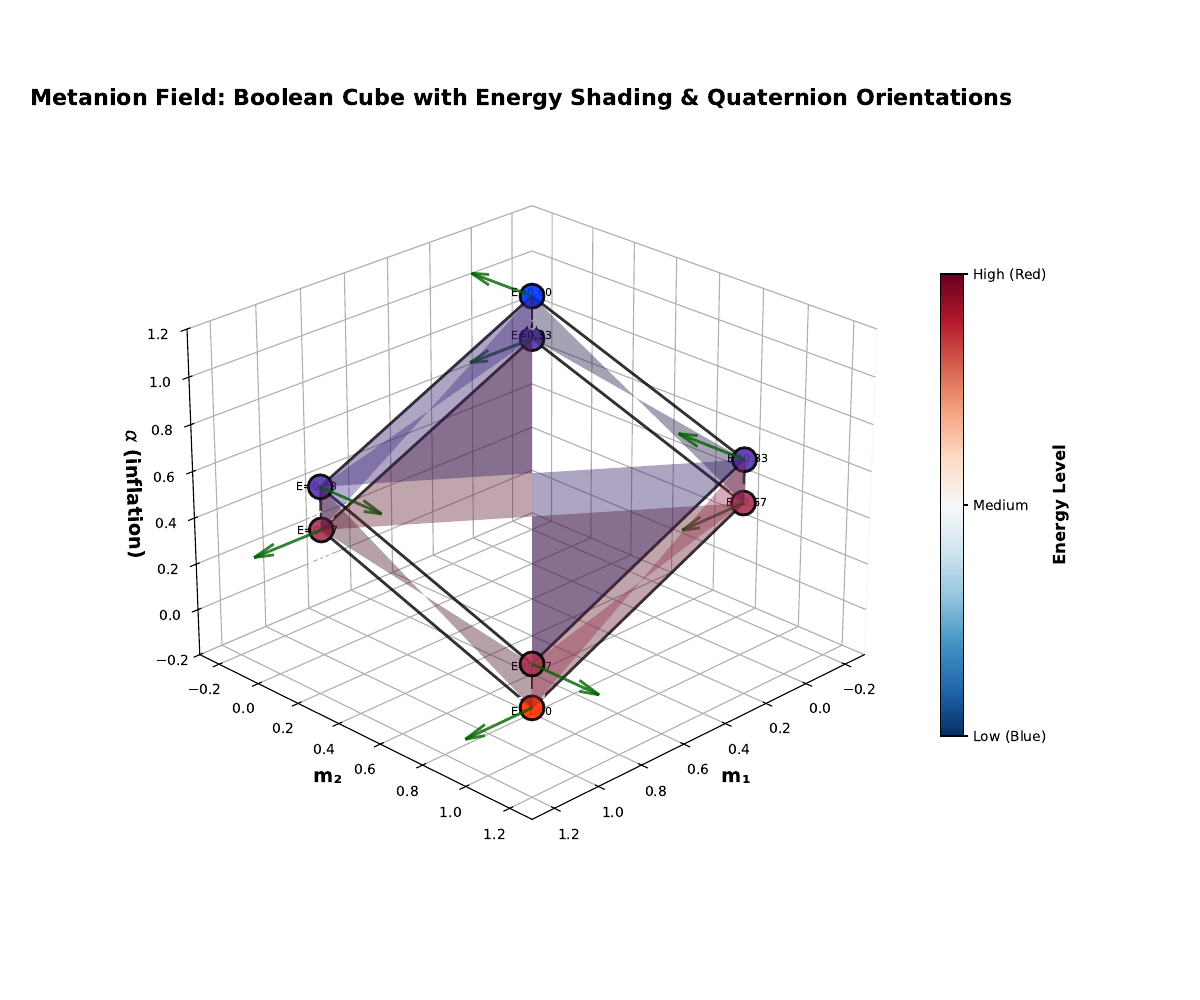

Here is the Python script that generated this plot:
"""Generate a simple Metanion field diagram.

The diagram visualizes the Boolean cube for three transforms with
alpha as vertical axis, color indicating ``heartspace`` potential,
and quaternion orientation as arrows.
"""
from __future__ import annotations

import itertools
from typing import Sequence, Tuple

import numpy as np
import matplotlib.pyplot as plt
import matplotlib.cm as cm

Quaternion = Tuple[float, float, float, float]


def qmul(q1: Quaternion, q2: Quaternion) -> Quaternion:
    """Quaternion multiplication (Hamilton product)."""
    w1, x1, y1, z1 = q1
    w2, x2, y2, z2 = q2
    return (
        w1 * w2 - x1 * x2 - y1 * y2 - z1 * z2,
        w1 * x2 + x1 * w2 + y1 * z2 - z1 * y2,
        w1 * y2 - x1 * z2 + y1 * w2 + z1 * x2,
        w1 * z2 + x1 * y2 - y1 * x2 + z1 * w2,
    )


def qconj(q: Quaternion) -> Quaternion:
    """Quaternion conjugate."""
    w, x, y, z = q
    return (w, -x, -y, -z)


def qnorm(q: Quaternion) -> Quaternion:
    """Normalize a quaternion to unit length."""
    w, x, y, z = q
    mag = (w * w + x * x + y * y + z * z) ** 0.5
    if mag == 0:
        return (1.0, 0.0, 0.0, 0.0)
    return (w / mag, x / mag, y / mag, z / mag)


def quat_to_vec(q: Quaternion) -> np.ndarray:
    """Map quaternion to a 3D vector for visualization.

    This rotates the x-axis (1,0,0) by the unit quaternion ``q``.
    """
    w, x, y, z = q
    return np.array([
        1 - 2 * (y * y + z * z),
        2 * (x * y + w * z),
        2 * (x * z - w * y),
    ])


def field_diagram(weights: Sequence[float], quats: Sequence[Quaternion], *, filename: str | None = None) -> None:
    """Plot the field diagram for three transforms.

    Parameters
    ----------
    weights:
        Length-3 sequence of positive weights ``w_i``.
    quats:
        Length-3 sequence of unit quaternions ``U_i``.
    filename:
        Optional file path to save the figure instead of displaying it.
    """
    if len(weights) != 3 or len(quats) != 3:
        raise ValueError("This diagram is defined for exactly three transforms")

    total_w = sum(weights)
    fig = plt.figure(figsize=(12, 10))
    ax = fig.add_subplot(111, projection="3d")

    # Create energy-based shading (red=high energy, blue=low energy)
    # Calculate energy for each state based on bitmask
    energies = []
    for m in itertools.product([0, 1], repeat=3):
        # Energy increases with number of 1s (more active transforms = higher energy)
        energy = sum(m) / 3.0  # Normalize to [0,1]
        energies.append(energy)

    # Create cube edges first
    edges = [
        # Bottom face (z=0)
        [(0, 0, 0), (1, 0, 0)], [(1, 0, 0), (1, 1, 0)], [
            (1, 1, 0), (0, 1, 0)], [(0, 1, 0), (0, 0, 0)],
        # Top face (z=1)
        [(0, 0, 1), (1, 0, 1)], [(1, 0, 1), (1, 1, 1)], [
            (1, 1, 1), (0, 1, 1)], [(0, 1, 1), (0, 0, 1)],
        # Vertical edges
        [(0, 0, 0), (0, 0, 1)], [(1, 0, 0), (1, 0, 1)], [
            (1, 1, 0), (1, 1, 1)], [(0, 1, 0), (0, 1, 1)]
    ]

    # Draw cube faces with energy-based shading
    faces = [
        # Bottom face (z=0)
        [(0, 0, 0), (1, 0, 0), (1, 1, 0), (0, 1, 0)],
        # Top face (z=1)
        [(0, 0, 1), (1, 0, 1), (1, 1, 1), (0, 1, 1)],
        # Side faces
        [(0, 0, 0), (0, 0, 1), (0, 1, 1), (0, 1, 0)],  # left
        [(1, 0, 0), (1, 0, 1), (1, 1, 1), (1, 1, 0)],  # right
        [(0, 0, 0), (0, 0, 1), (1, 0, 1), (1, 0, 0)],  # front
        [(0, 1, 0), (0, 1, 1), (1, 1, 1), (1, 1, 0)]   # back
    ]

    # Calculate face colors based on average energy of vertices
    for face in faces:
        # Calculate average energy of the face vertices
        face_energies = []
        face_alphas = []
        for vertex in face:
            vertex_energy = sum(vertex) / 3.0
            vertex_alpha = sum((1 - mi) * wi for mi,
                               wi in zip(vertex, weights)) / total_w
            face_energies.append(vertex_energy)
            face_alphas.append(vertex_alpha)

        avg_energy = sum(face_energies) / len(face_energies)

        # Create face color based on average energy
        face_color = (avg_energy, 0.2, 1 - avg_energy)  # RGB: red to blue

        # Extract coordinates for the face
        x_coords = [v[0] for v in face]
        y_coords = [v[1] for v in face]
        z_coords = face_alphas

        # Draw the face with shading - all cube faces are rectangular
        # Create a 2x2 grid for each face
        x_grid = np.array(x_coords).reshape(2, 2)
        y_grid = np.array(y_coords).reshape(2, 2)
        z_grid = np.array(z_coords).reshape(2, 2)
        
        # Use plot_surface for rectangular faces
        ax.plot_surface(x_grid, y_grid, z_grid, 
                       color=face_color, alpha=0.4, edgecolor='none')

    # Draw cube edges
    for edge in edges:
        start, end = edge
        start_alpha = sum((1 - mi) * wi for mi,
                          wi in zip(start, weights)) / total_w
        end_alpha = sum((1 - mi) * wi for mi,
                        wi in zip(end, weights)) / total_w
        ax.plot([start[0], end[0]], [start[1], end[1]], [start_alpha, end_alpha],
                'k-', linewidth=2, alpha=0.8)

    # Draw vertices with energy-based shading
    for i, m in enumerate(itertools.product([0, 1], repeat=3)):
        alpha = sum((1 - mi) * wi for mi, wi in zip(m, weights)) / total_w
        energy = energies[i]

        # Compose quaternions according to bitmask; 0 means inverse
        Q = (1.0, 0.0, 0.0, 0.0)
        for mi, Ui in zip(m, quats):
            q = Ui if mi else qconj(Ui)
            Q = qnorm(qmul(Q, q))
        vec = quat_to_vec(Q)

        x, y, z = m

        # Energy-based color: red (high) to blue (low)
        color_intensity = energy
        color = (color_intensity, 0.2, 1 - color_intensity)  # RGB: red to blue

        # Draw vertex with energy shading
        ax.scatter(x, y, alpha, color=color, s=300, alpha=0.9,
                   edgecolors='black', linewidth=2)

        # Quaternion orientation arrows
        ax.quiver(x, y, alpha, vec[0], vec[1], vec[2],
                  length=0.3, color="darkgreen", linewidth=2, alpha=0.8)

        # Add bitmask labels
        bitmask_str = f"{m[0]}{m[1]}{m[2]}"
        ax.text(x, y, alpha - 0.15, bitmask_str, fontsize=10, ha='center',
                fontweight='bold', color='white')

        # Add energy annotations
        ax.text(x + 0.15, y + 0.15, alpha + 0.1, f'E={energy:.2f}',
                fontsize=8, ha='center', color='black')

    # Enhance the plot appearance
    ax.set_xlabel("m₁", fontsize=14, fontweight='bold')
    ax.set_ylabel("m₂", fontsize=14, fontweight='bold')
    ax.set_zlabel(r"$\alpha$ (inflation)", fontsize=14, fontweight='bold')
    ax.set_title("Metanion Field: Boolean Cube with Energy Shading & Quaternion Orientations",
                 fontsize=16, fontweight='bold', pad=20)

    # Set better viewing angle and limits
    ax.view_init(elev=25, azim=45)
    ax.set_xlim(-0.3, 1.3)
    ax.set_ylim(-0.3, 1.3)
    ax.set_zlim(-0.2, 1.2)

    # Add grid and styling
    ax.grid(True, alpha=0.3)
    ax.xaxis.pane.fill = False
    ax.yaxis.pane.fill = False
    ax.zaxis.pane.fill = False

    # Add colorbar for energy scale
    from matplotlib.cm import RdBu_r
    from matplotlib.colors import Normalize
    sm = plt.cm.ScalarMappable(cmap=RdBu_r, norm=Normalize(vmin=0, vmax=1))
    sm.set_array([])
    cbar = plt.colorbar(sm, ax=ax, shrink=0.6, aspect=20)
    cbar.set_label('Energy Level', fontsize=12, fontweight='bold')
    cbar.set_ticks([0, 0.5, 1])
    cbar.set_ticklabels(['Low (Blue)', 'Medium', 'High (Red)'])

    if filename:
        plt.savefig(filename)
        plt.close(fig)
    else:
        plt.show()
        plt.close(fig)


if __name__ == "__main__":
    # Create a more visually interesting diagram with varied weights and quaternions
    # that create a more dynamic energy landscape and orientation field
    # Varied weights create asymmetric energy landscape
    weights = [2.0, 1.5, 0.8]
    quats = [
        (0.707, 0.707, 0.0, 0.0),  # 90-degree rotation about x-axis
        (0.0, 0.707, 0.707, 0.0),  # 90-degree rotation about y-axis
        (0.5, 0.5, 0.5, 0.5),      # Complex rotation combining all axes
    ]
    field_diagram(weights, quats, filename="metanion_field_diagram.pdf")
    field_diagram(weights, quats, filename="metanion_field_diagram.png")
